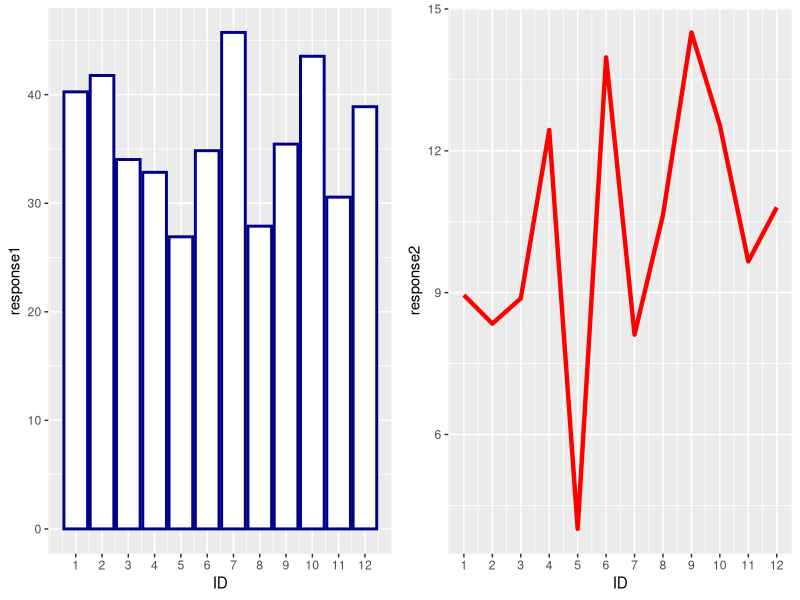
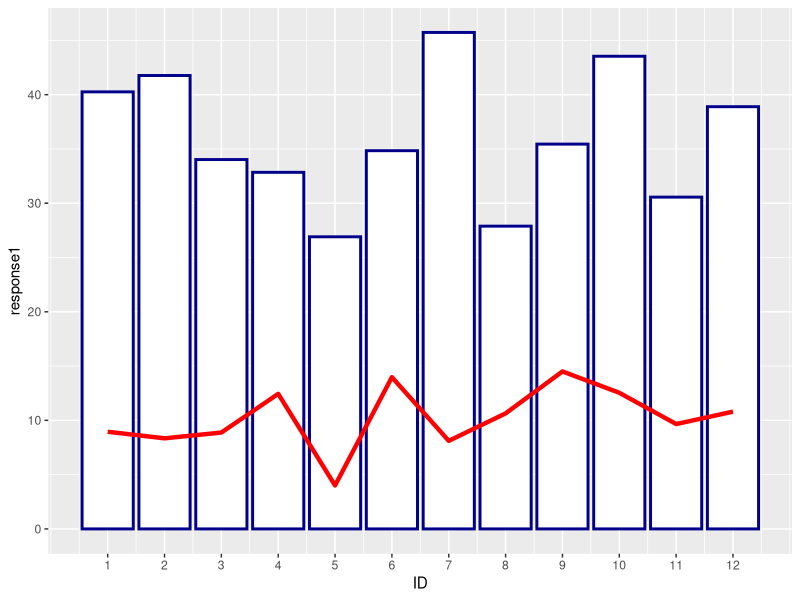
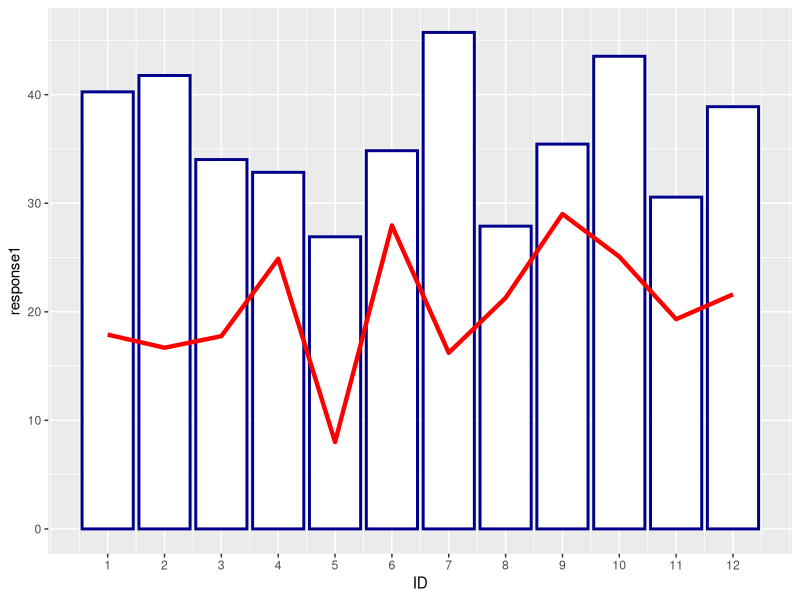
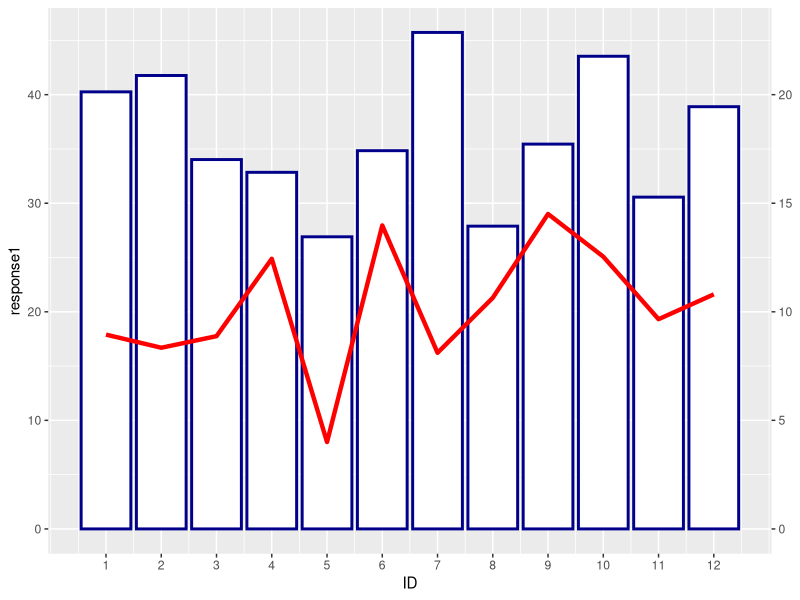
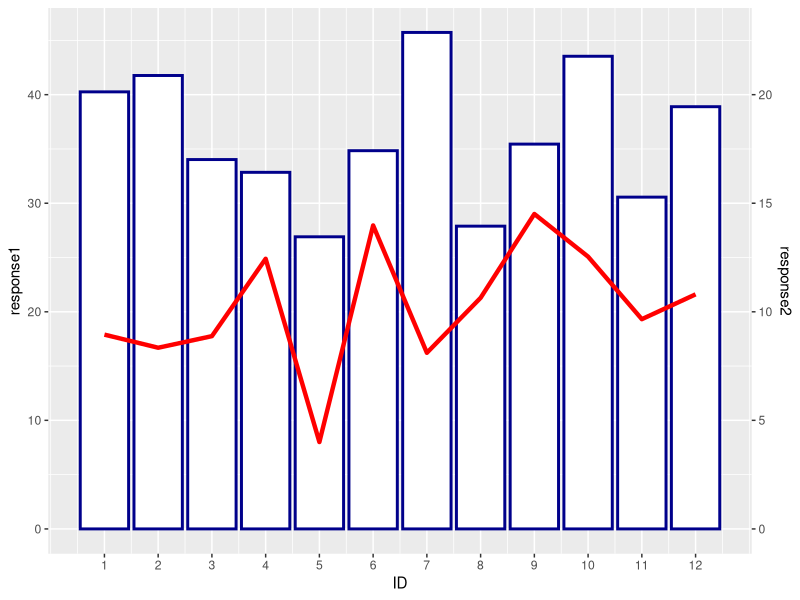

Write the R code that produced these figures, in order.
## ---- chunk 1
knitr::opts_chunk$set(echo = TRUE, fig.align='center')

# title: Secondary Y-axis
# author: jonathan
# revised: 15/3/2020 

WEB <- c("https://bioceed.uib.no/dropfolder/bioSTATS/Rmd/Visualizing/Essential/secondary-y-axis.html")
GIT <- c("https://github.com/jonathansoule/biostats/blob/master/Visualizing/Essential/secondary-y-axis.Rmd")
library(ggplot2)
library(gridExtra)
# predictor variable
ID <- 1:12
# response variable 1
response1 <- runif(12, min=25, max=50)
# response variable 2
response2 <- runif(12, min=4, max=15)
# dataframe
df <- data.frame(ID, response1, response2)
## ---- chunk 2
grid.arrange(
  ggplot(df, aes(x = ID)) +                                                      # bar plot - response1 vs. ID
    geom_col(aes(y = response1), size = 1, color = "darkblue", fill = "white") +
    scale_x_continuous(breaks=seq(1, 12, 1)),
  ggplot(df, aes(x = ID)) +                                                      # line plot - response2 vs. ID
    geom_line(aes(y = response2), size = 1.5, color="red") +
    scale_x_continuous(breaks=seq(1, 12, 1)),
  ncol=2)
## ---- chunk 3
ggplot(df, aes(x = ID)) + 
  geom_col(aes(y = response1), size = 1, color = "darkblue", fill = "white") +   # bar plot - response1 vs. ID
  geom_line(aes(y = response2), size = 1.5, color="red")+                        # line plot - response2 vs. ID
  scale_x_continuous(breaks=seq(1, 12, 1))
## ---- chunk 4
ggplot(df, aes(x = ID)) + 
  geom_col(aes(y = response1), size = 1, color = "darkblue", fill = "white") +
  geom_line(aes(y = 2*response2), size = 1.5, color="red") +
  scale_x_continuous(breaks=seq(1, 12, 1))
## ---- chunk 5
ggplot(df, aes(x = ID)) + 
  geom_col(aes(y = response1), size = 1, color = "darkblue", fill = "white") +
  geom_line(aes(y= 2*response2), size = 1.5, color="red") +
  scale_x_continuous(breaks=seq(1, 12, 1)) +
  scale_y_continuous(sec.axis = sec_axis(~./2))      # adds the secondary Y-axis
## ---- chunk 6
ggplot(df, aes(x = ID)) + 
  geom_col(aes(y = response1), size = 1, color = "darkblue", fill = "white") +
  geom_line(aes(y= 2*response2), size = 1.5, color="red") +
  scale_x_continuous(breaks=seq(1, 12, 1)) +
  scale_y_continuous(sec.axis = sec_axis(~./2, name = "response2"))
